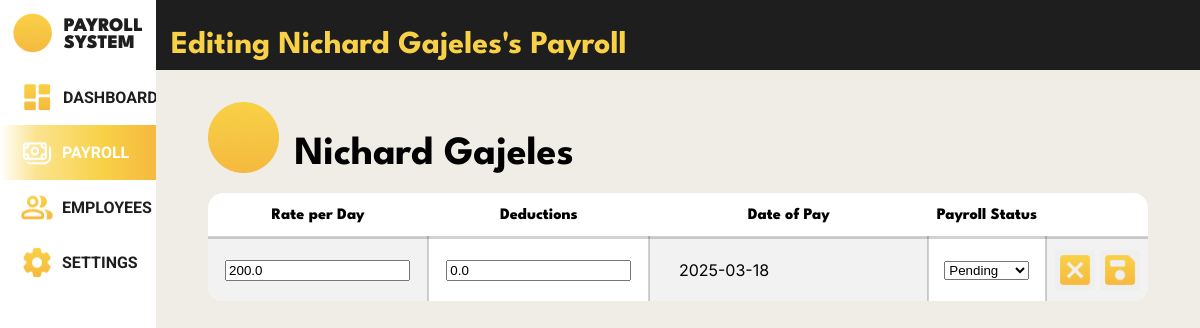
The page /payroll_system/payroll_edit/3/ (signed in) on the database its author committed.
### payroll_system/models.py (models this page shows, shortened)
class Employee(models.Model):
    class Gender(models.TextChoices):
        MALE = 'Male', _('Male')
        FEMALE = 'Female', _('Female')
        OTHERS = 'Others', _('Others')
    class HighestEducation(models.TextChoices):
        GRADESCHOOL = 'Grade School', _('Grade School')
        HIGHSCHOOL = 'High School', _('High School')
        BACHELORS_DEGREE = 'Bachelor\'s Degree', _('Bachelor\'s Degree')
        VOCATIONAL_EDUCATION = 'Vocational Education', _('Vocational Education')
        MASTERS_DEGREE = 'Master\'s Degree', _('Master\'s Degree')
    class EmployeeStatus(models.TextChoices):
        FULLTIME = 'Full Time', _('Full Time')
        PARTTIME = 'Part Time', _('Part Time')
    class ActiveStatus(models.TextChoices):
        ACTIVE = 'Active', _('Active')
        INACTIVE = 'Inactive', _('Inactive')
    employee_id = models.AutoField(primary_key=True)
    first_name = models.CharField(max_length=100, null=False)
    last_name = models.CharField(max_length=100, null=False)
    gender = models.CharField(max_length=6, choices=Gender.choices, null=False)
    date_of_birth = models.DateField(null=True)
    contact_number = models.CharField(max_length=15, null=True)
    emergency_contact = models.CharField(max_length=15, null=True)
    barangay = models.CharField(max_length=100, null=True)
    postal_address = models.IntegerField(null=True)
    highest_education = models.CharField(max_length=20, choices=HighestEducation.choices, null=True)
    work_experience = models.CharField(max_length=2083, null=True)
    date_of_employment = models.DateField(default=timezone.now)
    days_worked = models.IntegerField(default=0, null=False)
    employee_status = models.CharField(max_length=9, choices=EmployeeStatus.choices, null=True)
    active_status = models.CharField(max_length=8, choices=ActiveStatus.choices, default=ActiveStatus.ACTIVE)
    absences = models.IntegerField(default=0, null=False)
    employee_image = models.ImageField(null=True, blank=True, upload_to='images/')

class Payroll(models.Model):
    class PayrollStatus(models.TextChoices):
        PENDING = 'PENDING', _('Pending')
        PROCESSED = 'PROCESSED', _('Processed')
    payroll_id = models.AutoField(primary_key=True)
    rate = models.FloatField(default=0, null=False)
    incentives = models.FloatField(default=0, null=False)
    payroll_status = models.CharField(max_length=9, choices=PayrollStatus.choices, default=PayrollStatus.PENDING, null=True, blank=True)
    deductions = models.FloatField(default=0, null=False)
    salary = models.FloatField(default=0, null=False)
    cash_advance = models.FloatField(default=0, null=False)
    under_time = models.FloatField(default=0, null=False)
    payment_date = models.DateField(null=False)
    employee_id_fk = models.ForeignKey(Employee, on_delete=models.CASCADE, related_name='payrolls')
    attendance_id_fk = models.ForeignKey(Attendance, null=True, blank=True, on_delete=models.CASCADE)

### payroll_system/views.py (the view)
# urls.py: path('payroll_edit/<int:employee_id>/', views.payroll_edit , name='payroll_edit'),
@login_required
def payroll_edit(request, employee_id):
    employee = Employee.objects.get(employee_id=employee_id)
    today = timezone.now().date()
    try:
        payroll = Payroll.objects.get(
            employee_id_fk=employee,
            payment_date__gte=today
        )
    except Payroll.DoesNotExist:
        payroll = Payroll(employee_id_fk=employee)
        payroll.payment_date = today + timezone.timedelta(days=7)
        try:
            prev_payroll = Payroll.objects.filter(
                employee_id_fk=employee
            ).latest('payment_date')
            payroll.rate = prev_payroll.rate
            payroll.incentives = prev_payroll.incentives
        except Payroll.DoesNotExist:
            pass
    if request.method == 'POST':
        form = PayrollForm(request.POST, instance=payroll)
        if form.is_valid():
            form.save()
            return redirect('payroll_system:payroll_individual', employee_id=employee_id)
    else:
        form = PayrollForm(instance=payroll)
    latest_payroll = employee.payrolls.order_by('-payment_date').first()
    context = {
        'form': form,
        'employee': employee,
        'latest_payroll': latest_payroll
    }
    return render(request, 'payroll_system/payroll_edit.html', context)

### payroll_system/forms.py
class PayrollForm(ModelForm):
    class Meta:
        model = Payroll
        fields = ('rate', 'deductions', 'payment_date', 'payroll_status')
        widgets = {
            'rate': forms.NumberInput(),
            'deductions': forms.NumberInput(),
            'payment_date': forms.DateInput(),
            'payroll_status': forms.Select()
        }

### payroll_system/templates/payroll_system/payroll_edit.html (shortened to what this page needs)
{% load static %}
<!DOCTYPE html>
<html lang="en">
<head>
    <link rel="stylesheet" href="{% static 'css/template.css' %}">
    <link rel="stylesheet" href="{% static 'css/payroll_edit.css' %}">
</head>
<body>
    <div class="body">
        <nav>
            <div class="logo">
                <div class="logo-group">
                    <div class="logo-picture">
                        <img src="{% static 'images/logo_icon.png' %}" alt="">
                    </div>
                    <div class="logo-name">
                        <p>PAYROLL</p>
                        <p>SYSTEM</p>
                    </div>
                </div>
            </div>
            <div class="menu">
                <ul>
                    <li class="menu-dashboard">
                        <a href="{% url 'payroll_system:dashboard' %}">
                            <img src="{% static 'images/dashboard_icon.png' %}" alt="">
                            <div class="link">DASHBOARD</div>
                        </a>
                    </li>
                    <li class="menu-payroll" id="focused">
                        <a href="{% url 'payroll_system:payrolls' %}">
                            <img src="{% static 'images/payroll_icon_focused.png' %}" alt="">
                            <div class="link">PAYROLL</div>
                        </a>
                    </li>
                    <li class="menu-employees">
                        <a href="{% url 'payroll_system:employees' %}">
                            <img src="{% static 'images/employee_icon.png' %}" alt="">
                            <div class="link">EMPLOYEES</div>
                        </a>
                    </li>
                    <li class="menu-settings">
                        <a href="{% url 'payroll_system:settings' %}">
                            <img src="{% static 'images/settings_icon.png' %}" alt="">
                            <div class="link">SETTINGS</div>
                        </a>
                    </li>
                </ul>
            </div>
        </nav>
        <header>
            <h1>Editing {{ employee.first_name }} {{ employee.last_name }}'s Payroll</h1>
        </header>
        <div class="system_content">
            <div class="container">
                <div class="profile-picture">
                    <img src="{% static 'images/profile_picture.png' %}" alt="">
                    <div class="employee_name">
                        <h1>
                            {{ employee.first_name }} {{ employee.last_name }}
                        </h1>
                    </div>
                </div>
                <div class="edit_container">
                    <table>
                        <tr>
                            <th>Rate per Day</th>
                            <th>Deductions</th>
                            <th>Date of Pay</th>
                            <th>Payroll Status</th>
                            <th></th>
                        </tr>
                        <tr>
                            <form class="edit_field" method="POST">
                                <td>{{ form.rate }}</td>
                                <td>{{ form.deductions }}</td>
                                <td>{{ form.payment_date }}</td>
                                <td>{{ form.payroll_status }}</td>
                                <td>
                                    <input type="button" value="">
                                    <input type="submit" value="">
                                </td>
                            </form>
                        </tr>
                    </table>
                </div>
            </div>
        </div>
    </div>
</body>
</html>

### static/css/template.css (style rules this page uses)
html, body { margin: 0; height: 100%; width: 100%; background-color: #EFEDE6; }
.body { height: 100%; width: 100%; display: grid; grid-template-areas: 'nav head head' 'nav main main' 'nav main main'; grid-template-columns: 13% auto auto; grid-template-rows: 70px auto auto; background-color: #EFEDE6; }
nav { height: 100%; width: 13%; position: fixed; top: 0; left: 0; grid-area: nav; z-index: 10; background-color: white; }
nav .logo { height: 70px; display: flex; justify-content: center; align-items: center; }
nav .logo .logo-group { display: flex; overflow: hidden; }
nav .logo .logo-group .logo-picture img { height: 40px; width: auto; object-fit: cover; }
nav .logo .logo-group .logo-name { margin: 5px 0 5px 12px; }
nav .logo .logo-group .logo-name p { margin: 0; text-align: left; color: #1e1e1e; font-family: 'League Spartan'; font-size: 120%; font-weight: 900; }
nav .menu { height: fit-content; }
nav .menu ul { list-style-type: none; margin: 0; padding: 0; }
nav .menu ul .menu-dashboard, nav .menu ul .menu-payroll, nav .menu ul .menu-employees, nav .menu ul .menu-settings { margin: 0; padding: 10px 20px; overflow: hidden; }
nav .menu ul .menu-dashboard a, nav .menu ul .menu-payroll a, nav .menu ul .menu-employees a, nav .menu ul .menu-settings a { text-decoration: none; display: flex; }
nav .menu ul .menu-dashboard a .link, nav .menu ul .menu-payroll a .link, nav .menu ul .menu-employees a .link, nav .menu ul .menu-settings a .link { margin: 8px; text-decoration: none; text-align: left; color: #1e1e1e; font-family: 'Roboto'; font-size: 100%; font-weight: 700; }
#focused { background: linear-gradient(89.98deg, rgba(248, 209, 70, 0), rgba(248, 209, 70, 0.6) 23%, #f8d146 66%, #f5b93f); }
#focused .link { color: #fff; }
header { grid-area: head; z-index: 9; background-color: #1e1e1e; color: #f8d146; font-family: 'League Spartan'; display: flex; justify-content: start; align-items: end; }
header h1 { margin: 10px 15px; font-size: 2rem; }
.system_content { grid-area: main; z-index: 8; background: none; }

### static/css/payroll_edit.css (style rules this page uses)
.body { height: 100%; }
.container { padding: 12px; position: absolute; height: fit-content; width: 85%; display: flex; flex-direction: column; z-index: 8; }
.container .profile-picture { width: 40%; margin: 20px 40px; display: flex; align-items: end; }
.profile-picture img { width: 17.5%; height: auto; }
.profile-picture .employee_name { margin: 0 15px; }
.profile-picture .employee_name h1 { font-family: 'League Spartan'; font-size: 2.5rem; margin: 0; }
.container .edit_container { margin: 0 40px; display: flex; flex-direction: column; }
.container .edit_container table { width: 100%; background-color: #fff; text-align: center; border: none; border-radius: 15px; border-spacing: 0; border-collapse: collapse; overflow: hidden; }
table tr { border-bottom: 2px solid rgba(30, 30, 30, 0.20); }
table tr:first-child { border-bottom: 3px solid rgba(30, 30, 30, 0.20); }
table tr td:nth-child(odd) { background-color: #f2f2f2; }
table tr:last-child { border-bottom: none; }
table tr th { padding: 15px 0 12.5px; font-family: 'League Spartan'; font-size: 1rem; font-weight: 800; }
table tr td { text-align: center; font-size: 1rem; font-family: 'Inter'; border-right: 2px solid rgba(30, 30, 30, 0.20); }
table tr td:last-child { border-right: none; }
table tr td input[type=text] { height: 100%; width: 80%; background: none; padding: 20px 0; font-family: 'Inter'; font-size: 1rem; border: none; }
table tr td input[type=submit] { height: 40px; width: 40px; padding: 20px 0; background-image: url('../images/save_icon.png'); background-repeat: no-repeat; background-size: cover; border: none; }
table tr td input[type=button] { height: 40px; width: 40px; padding: 20px 0; background-image: url('../images/cancel_icon.png'); background-repeat: no-repeat; background-size: cover; border: none; }

### rows shown on the page
Employee: first_name "Nichard", last_name "Gajeles"
Payroll: rate "200.0", deductions "0.0", payment_date "2025-03-18", payroll_status "Pending"
